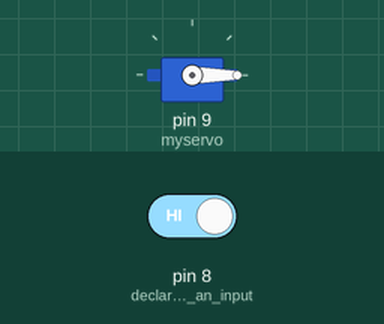
The sketch below on a simulated Arduino Uno, built with avr-gcc and run on an emulated ATmega328P. On the bench: servo. The test bench sets the inputs (shaded band); at power-on: pin 8 (declare_pin_8_as_an_input) HIGH.

Above: at 1.2 s.
1.3 s: pin 8 (declare_pin_8_as_an_input) driven LOW
At 4.2 s:
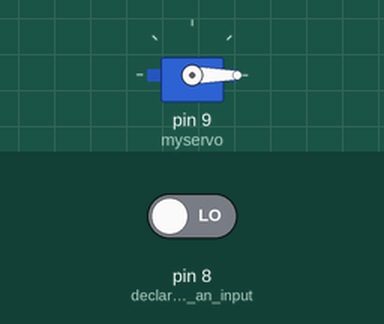
4.3 s: pin 8 (declare_pin_8_as_an_input) driven HIGH
At 5.0 s:
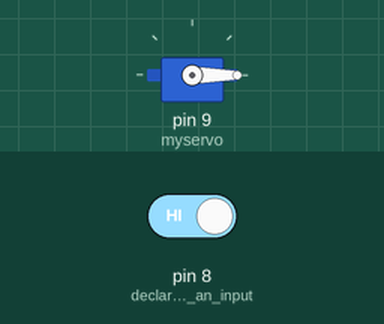
Timing chart, 0 to 7.3 s (numbered marks = the images above; inputs shaded):
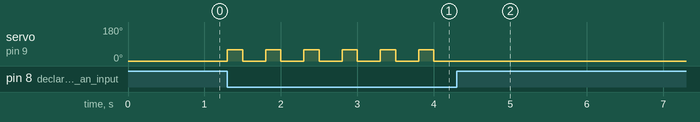

The sketch:

Snake.ino
```cpp
#include <Servo.h>  //include the servo library

Servo myservo;  // create servo object to control a servo

void setup() {
  pinMode(8, INPUT);  // declare pin 8 as an input pin
  myservo.attach(9);  // attaches the servo on pin 9 to the servo object
  myservo.write(0);   // turns the servo to the start point
}

void loop() {
  int val = digitalRead(8);  // reads the input value of the obstacle avoidance sensor
  if (val == LOW) {          // if the value of the sensor is HIGH, it means that an obstacle is detected
    myservo.write(60);       // the servo is turned to 60 degrees
    delay(200);
    myservo.write(0);
    delay(300);
  }
}
```

Measured:
- after the input at 1.3 s, servo on pin 9 (myservo): alternates 60° for 0.20 s and 0° for 0.30 s, starting at once
- after the input at 4.3 s, servo on pin 9 (myservo): stops changing and stays 0°
